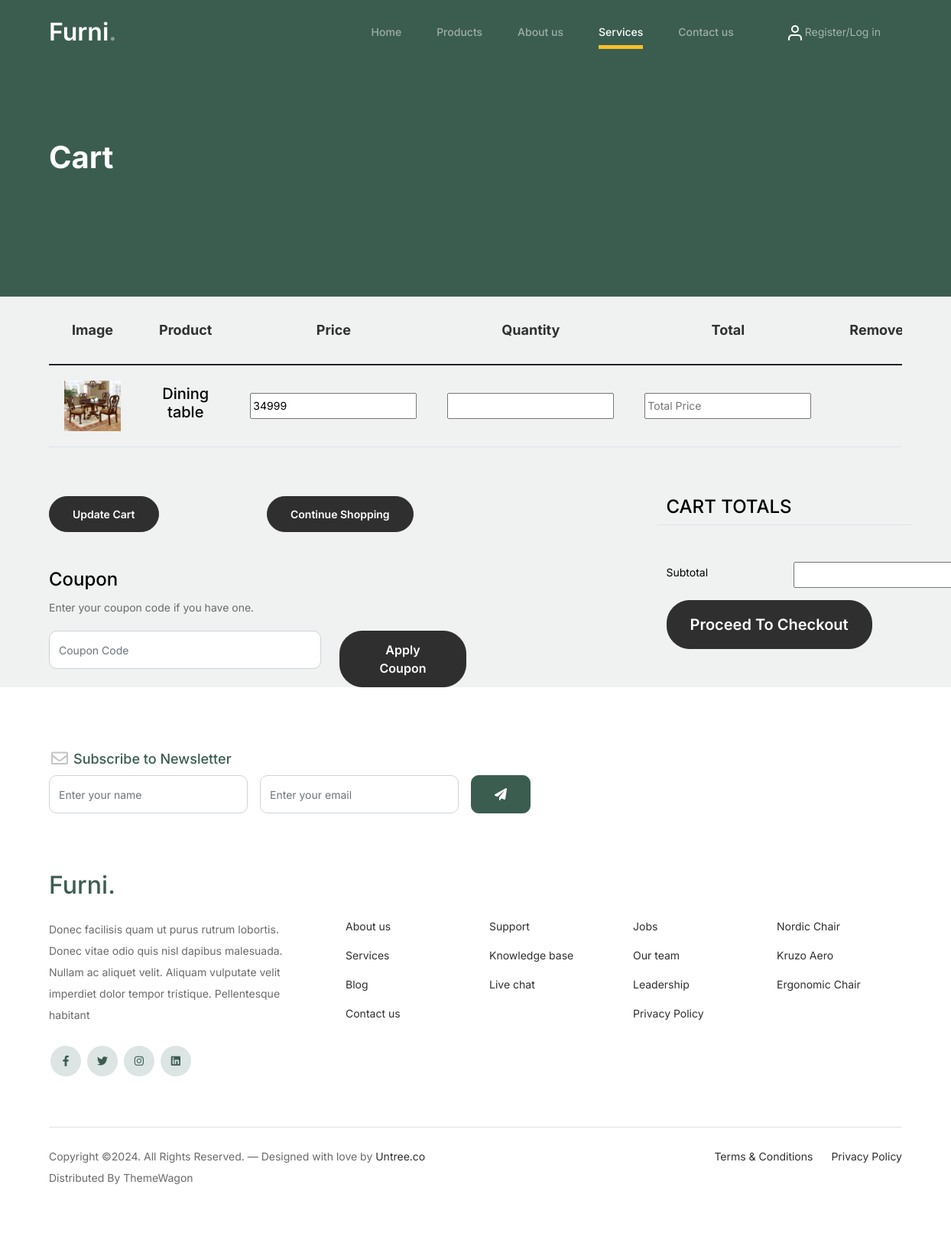
Page /single_product/1/ on the committed database.
### backend/models.py (models this page shows)
class Productdb(models.Model):
    Catogory_name = models.CharField(max_length=100, null=True, blank=True)
    Product_name = models.CharField(max_length=100,null=True,blank=True)
    Description = models.CharField(max_length=100,null=True,blank=True)
    Price = models.IntegerField(null=True,blank=True)
    Image = models.ImageField( upload_to= 'product_image' ,null=True,blank=True)

### myapp/views.py (the view)
# urls.py: path('single_product/<int:proid>/',views.single_product,name='single_product'),
def single_product(req,proid):
    data = Productdb.objects.get(id = proid)
    return  render(req,'single_product.html',{'data':data})

### myapp/templates/single_product.html (shortened to what this page needs)
<!doctype html>
{% load static %}
<html lang="en">
<head>
		<link href="/static/css/bootstrap.min.css" rel="stylesheet">
		<link href="https://cdnjs.cloudflare.com/ajax/libs/font-awesome/6.0.0-beta3/css/all.min.css" rel="stylesheet">
		<link href="/static/css/tiny-slider.css" rel="stylesheet">
		<link href="/static/css/style.css" rel="stylesheet">
	</head>
	<body>
		<nav class="custom-navbar navbar navbar navbar-expand-md navbar-dark bg-dark" arial-label="Furni navigation bar">
			<div class="container">
				<a class="navbar-brand" href="index.html">Furni<span>.</span></a>
				<div class="collapse navbar-collapse" id="navbarsFurni">
					<ul class="custom-navbar-nav navbar-nav ms-auto mb-2 mb-md-0">
						<li class="nav-item ">
							<a class="nav-link" href="{% url 'home' %}">Home</a>
						</li>
						<li><a class="nav-link" href="{% url 'products' %}">Products</a></li>
						<li><a class="nav-link" href="{% url 'aboutus' %}">About us</a></li>
						<li class="active"><a class="nav-link" href="{% url 'services' %}">Services</a></li>
						<li><a class="nav-link" href="{% url 'contactus' %}">Contact us</a></li>
					</ul>
					<ul class="custom-navbar-cta navbar-nav mb-2 mb-md-0 ms-5">
						{% if request.session.Username %}
						<li><a class="nav-link" href="{% url 'logout' %}"><img src="/static/images/user.svg"> welcome {{request.session.Username}}/Logout</a></li>
						{% else %}
						<li><a class="nav-link" href="{% url 'Reg' %}"><img src="/static/images/user.svg"> Register/Log in</a></li>
						{% endif %}
					</ul>
				</div>
			</div>
		</nav>
			<div class="hero">
				<div class="container">
					<div class="row justify-content-between">
						<div class="col-lg-5">
							<div class="intro-excerpt">
								<h1>Cart</h1>
							</div>
						</div>
						<div class="col-lg-7">
						</div>
					</div>
				</div>
			</div>
            <div class="container">
              <div class="row mb-5">
                <form method="post" action="{% url 'savecart' %}">
                  <div class="site-blocks-table">
                    <table class="table">
                      <thead>
                        <tr>
                          <th class="product-thumbnail">Image</th>
                          <th class="product-name">Product</th>
                          <th class="product-price">Price</th>
                          <th class="product-quantity">Quantity</th>
                          <th class="product-total">Total</th>
                          <th class="product-remove">Remove</th>
                        </tr>
                      </thead>
                      <tbody>
                        <tr>
                          <td class="product-thumbnail">
                            <img src="{{data.Image.url}}" alt="Image" class="img-fluid">
                          </td>
                          <td class="product-name">
                            <h2 class="h5 text-black">{{data.Product_name}}</h2>
                          </td>
                          <td>
							<input type="text" value="{{data.Price}}" id="price">
							</td>
                          <td>
							  <input type="number" id="qty" name="qt">
						  </td>
							<td>
														<input class="input" type="text" name="tp" placeholder="Total Price" id="total">
							</td>
                          <td id=""></td>
                        </tr>
                      </tbody>
                    </table>
                  </div>
              </div>
              <div class="row">
                <div class="col-md-6">
                  <div class="row mb-5">
                    <div class="col-md-6 mb-3 mb-md-0">
                      <button class="btn btn-black btn-sm btn-block">Update Cart</button>
                    </div>
                    <div class="col-md-6">
                      <button class="btn btn-outline-black btn-sm btn-block">Continue Shopping</button>
                    </div>
                  </div>
                  <div class="row">
                    <div class="col-md-12">
                      <label class="text-black h4" for="coupon">Coupon</label>
                      <p>Enter your coupon code if you have one.</p>
                    </div>
                    <div class="col-md-8 mb-3 mb-md-0">
                      <input type="text" class="form-control py-3" id="coupon" placeholder="Coupon Code">
                    </div>
                    <div class="col-md-4">
                      <button class="btn btn-black">Apply Coupon</button>
                    </div>
                  </div>
                </div>
                <div class="col-md-6 pl-5">
                  <div class="row justify-content-end">
                    <div class="col-md-7">
                      <div class="row">
                        <div class="col-md-12 text-right border-bottom mb-5">
                          <h3 class="text-black h4 text-uppercase">Cart Totals</h3>
                        </div>
                      </div>
                      <div class="row mb-3">
                        <div class="col-md-6">
                          <span class="text-black">Subtotal</span>
                        </div>
                        <div class="col-md-6 text-right">
							<input type="text" id="total1">
                        </div>
                      </div>
                      <div class="row">
                        <div class="col-md-12">
                          <button class="btn btn-black btn-lg py-3 btn-block" onclick="window.location='{% url 'checkout' %}'">Proceed To Checkout</button>
                        </div>
                      </div>
                    </div>
                  </div>
                </div>
              </div>
            </div>
		<footer class="footer-section">
			<div class="container relative">
				<div class="row">
					<div class="col-lg-8">
						<div class="subscription-form">
							<h3 class="d-flex align-items-center"><span class="me-1"><img src="/static/images/envelope-outline.svg" alt="Image" class="img-fluid"></span><span>Subscribe to Newsletter</span></h3>
							<form action="#" class="row g-3">
								<div class="col-auto">
									<input type="text" class="form-control" placeholder="Enter your name">
								</div>
								<div class="col-auto">
									<input type="email" class="form-control" placeholder="Enter your email">
								</div>
								<div class="col-auto">
									<button class="btn btn-primary">
										<span class="fa fa-paper-plane"></span>
									</button>
								</div>
							</form>
						</div>
					</div>
				</div>
				<div class="row g-5 mb-5">
					<div class="col-lg-4">
						<div class="mb-4 footer-logo-wrap"><a href="#" class="footer-logo">Furni<span>.</span></a></div>
						<p class="mb-4">Donec facilisis quam ut purus rutrum lobortis. Donec vitae odio quis nisl dapibus malesuada. Nullam ac aliquet velit. Aliquam vulputate velit imperdiet dolor tempor tristique. Pellentesque habitant</p>
						<ul class="list-unstyled custom-social">
							<li><a href="#"><span class="fa fa-brands fa-facebook-f"></span></a></li>
							<li><a href="#"><span class="fa fa-brands fa-twitter"></span></a></li>
							<li><a href="#"><span class="fa fa-brands fa-instagram"></span></a></li>
							<li><a href="#"><span class="fa fa-brands fa-linkedin"></span></a></li>
						</ul>
					</div>
					<div class="col-lg-8">
						<div class="row links-wrap">
							<div class="col-6 col-sm-6 col-md-3">
								<ul class="list-unstyled">
									<li><a href="#">About us</a></li>
									<li><a href="#">Services</a></li>
									<li><a href="#">Blog</a></li>
									<li><a href="#">Contact us</a></li>
								</ul>
							</div>
							<div class="col-6 col-sm-6 col-md-3">
								<ul class="list-unstyled">
									<li><a href="#">Support</a></li>
									<li><a href="#">Knowledge base</a></li>
									<li><a href="#">Live chat</a></li>
								</ul>
							</div>
							<div class="col-6 col-sm-6 col-md-3">
								<ul class="list-unstyled">
									<li><a href="#">Jobs</a></li>
									<li><a href="#">Our team</a></li>
									<li><a href="#">Leadership</a></li>
									<li><a href="#">Privacy Policy</a></li>
								</ul>
							</div>
							<div class="col-6 col-sm-6 col-md-3">
								<ul class="list-unstyled">
									<li><a href="#">Nordic Chair</a></li>
									<li><a href="#">Kruzo Aero</a></li>
									<li><a href="#">Ergonomic Chair</a></li>
								</ul>
							</div>
						</div>
					</div>
				</div>
				<div class="border-top copyright">
					<div class="row pt-4">
						<div class="col-lg-6">
							<p class="mb-2 text-center text-lg-start">Copyright &copy;. All Rights Reserved. &mdash; Designed with love by <a href="https://untree.co">Untree.co</a> Distributed By <a hreff="https://themewagon.com">ThemeWagon</a>
            </p>
						</div>
						<div class="col-lg-6 text-center text-lg-end">
							<ul class="list-unstyled d-inline-flex ms-auto">
								<li class="me-4"><a href="#">Terms &amp; Conditions</a></li>
								<li><a href="#">Privacy Policy</a></li>
							</ul>
						</div>
					</div>
				</div>
			</div>
		</footer>
	</body>
</html>

### myapp/static/css/style.css (style rules this page uses)
body { overflow-x: hidden; position: relative; }
body { font-family: "Inter", sans-serif; font-weight: 400; line-height: 28px; color: #6a6a6a; font-size: 14px; background-color: #eff2f1; }
a { text-decoration: none; -webkit-transition: .3s all ease; -o-transition: .3s all ease; transition: .3s all ease; color: #2f2f2f; text-decoration: underline; }
.custom-navbar { background: #3b5d50 !important; padding-top: 20px; padding-bottom: 20px; }
.custom-navbar .navbar-brand { font-size: 32px; font-weight: 600; }
.custom-navbar .navbar-brand > span { opacity: .4; }
@media (min-width: 992px) { .custom-navbar .custom-navbar-nav li { margin-left: 15px; margin-right: 15px; } }
.custom-navbar .custom-navbar-nav li a { font-weight: 500; color: #ffffff !important; opacity: .5; -webkit-transition: .3s all ease; -o-transition: .3s all ease; transition: .3s all ease; position: relative; }
@media (min-width: 768px) { .custom-navbar .custom-navbar-nav li a:before { content: ""; position: absolute; bottom: 0; left: 8px; right: 8px; background: #f9bf29; height: 5px; opacity: 1; visibility: visible; width: 0; -webkit-transition: .15s all ease-out; -o-transition: .15s all ease-out; transition: .15s all ease-out; } }
.custom-navbar .custom-navbar-nav li.active a { opacity: 1; }
.custom-navbar .custom-navbar-nav li.active a:before { width: calc(100% - 16px); }
.custom-navbar .custom-navbar-cta { margin-left: 0 !important; -webkit-box-orient: horizontal; -webkit-box-direction: normal; -ms-flex-direction: row; flex-direction: row; }
@media (min-width: 768px) { .custom-navbar .custom-navbar-cta { margin-left: 40px !important; } }
.custom-navbar .custom-navbar-cta li { margin-left: 0px; margin-right: 0px; }
.custom-navbar .custom-navbar-cta li:first-child { margin-right: 20px; }
.hero { background: #3b5d50; padding: calc(4rem - 30px) 0 0rem 0; }
@media (min-width: 768px) { .hero { padding: calc(4rem - 30px) 0 4rem 0; } }
@media (min-width: 992px) { .hero { padding: calc(8rem - 30px) 0 8rem 0; } }
.hero .intro-excerpt { position: relative; z-index: 4; }
@media (min-width: 992px) { .hero .intro-excerpt { max-width: 450px; } }
.hero h1 { font-weight: 700; color: #ffffff; margin-bottom: 30px; }
.btn { font-weight: 600; padding: 12px 30px; border-radius: 30px; color: #ffffff; background: #2f2f2f; border-color: #2f2f2f; }
.btn.btn-primary { background: #3b5d50; border-color: #3b5d50; }
.footer-section { padding: 80px 0; background: #ffffff; }
.footer-section .relative { position: relative; }
.footer-section a { text-decoration: none; color: #2f2f2f; -webkit-transition: .3s all ease; -o-transition: .3s all ease; transition: .3s all ease; }
.footer-section .subscription-form { margin-bottom: 40px; position: relative; z-index: 2; margin-top: 100px; }
@media (min-width: 992px) { .footer-section .subscription-form { margin-top: 0px; margin-bottom: 80px; } }
.footer-section .subscription-form h3 { font-size: 18px; font-weight: 500; color: #3b5d50; }
.footer-section .subscription-form .form-control { height: 50px; border-radius: 10px; font-family: "Inter", sans-serif; }
.footer-section .subscription-form .btn { border-radius: 10px !important; }
.footer-section .links-wrap { margin-top: 0px; }
@media (min-width: 992px) { .footer-section .links-wrap { margin-top: 54px; } }
.footer-section .links-wrap ul li { margin-bottom: 10px; }
.footer-section .footer-logo-wrap .footer-logo { font-size: 32px; font-weight: 500; text-decoration: none; color: #3b5d50; }
.footer-section .custom-social li { margin: 2px; display: inline-block; }
.footer-section .custom-social li a { width: 40px; height: 40px; text-align: center; line-height: 40px; display: inline-block; background: #dce5e4; color: #3b5d50; border-radius: 50%; }
.footer-section .border-top { border-color: #dce5e4; }
.footer-section .border-top.copyright { font-size: 14px !important; }
.form-control { height: 50px; border-radius: 10px; font-family: "Inter", sans-serif; }
.site-blocks-table { overflow: auto; }
.site-blocks-table .product-thumbnail { width: 200px; }
.site-blocks-table thead th { padding: 30px; text-align: center; border-width: 0px !important; vertical-align: middle; color: rgba(0, 0, 0, 0.8); font-size: 18px; }
.site-blocks-table td { padding: 20px; text-align: center; vertical-align: middle; color: rgba(0, 0, 0, 0.8); }
.site-blocks-table tbody tr:first-child td { border-top: 1px solid #3b5d50 !important; }

### rows in the picture
Productdb: Image (picture), Product_name "Dining table", Price "34999"
